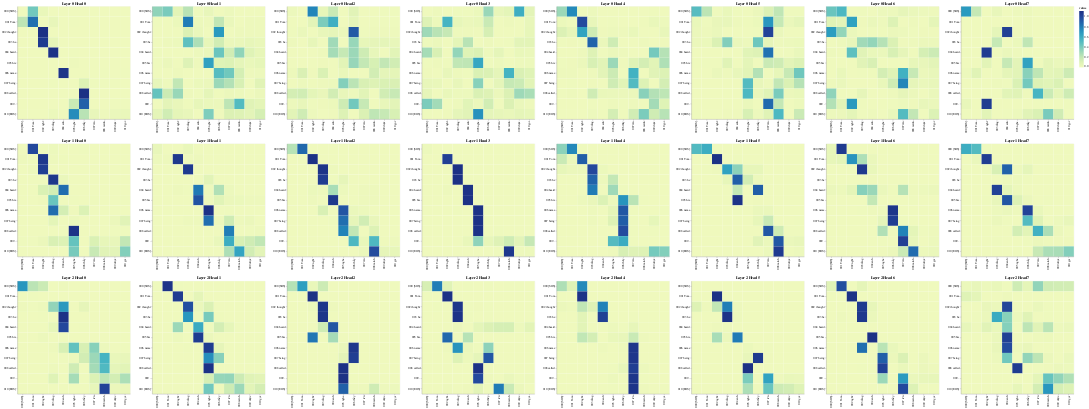

Notebook cell for this chart:
### Code cell
# Encoder Self-Attention
get_all_attention_maps("encoder-decoder", layers, heads, encoder_input_tokens, decoder_input_tokens, min(20, sentence_len))
